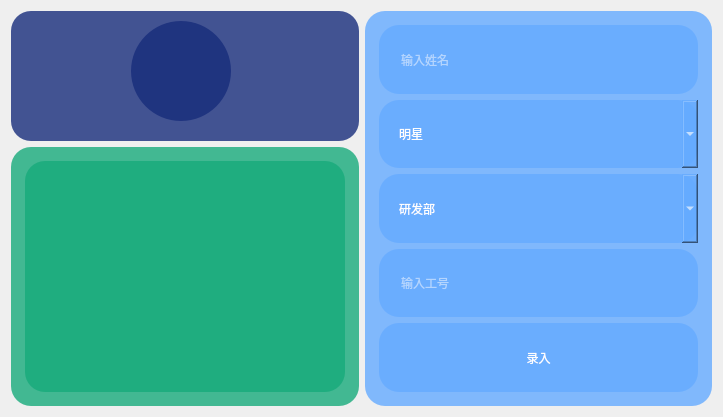
<?xml version="1.0" encoding="UTF-8"?>
<ui version="4.0">
 <class>setFaceInfo</class>
 <widget class="QWidget" name="setFaceInfo">
  <property name="geometry">
   <rect>
    <x>0</x>
    <y>0</y>
    <width>723</width>
    <height>417</height>
   </rect>
  </property>
  <property name="windowTitle">
   <string>Form</string>
  </property>
  <property name="styleSheet">
   <string notr="true"/>
  </property>
  <layout class="QHBoxLayout" name="horizontalLayout_2">
   <item>
    <layout class="QVBoxLayout" name="verticalLayout_2" stretch="2,4">
     <item>
      <widget class="QGroupBox" name="groupBox_3">
       <property name="styleSheet">
        <string notr="true">background-color: rgba(23, 44, 123,0.8);
border-radius:20px;
font: 9pt &quot;微软雅黑&quot;;
color: rgb(254, 254, 254);
padding:10px;
</string>
       </property>
       <property name="title">
        <string/>
       </property>
       <widget class="QPushButton" name="label">
        <property name="geometry">
         <rect>
          <x>120</x>
          <y>10</y>
          <width>100</width>
          <height>100</height>
         </rect>
        </property>
        <property name="minimumSize">
         <size>
          <width>100</width>
          <height>100</height>
         </size>
        </property>
        <property name="styleSheet">
         <string notr="true">border-image: url(:/image/head.png);
border-radius:50px;</string>
        </property>
        <property name="text">
         <string/>
        </property>
       </widget>
      </widget>
     </item>
     <item>
      <widget class="QGroupBox" name="groupBox_2">
       <property name="styleSheet">
        <string notr="true">background-color: rgba(23, 170, 123,0.8);
border-radius:20px;
font: 9pt &quot;微软雅黑&quot;;
color: rgb(254, 254, 254);
padding:5px;
</string>
       </property>
       <property name="title">
        <string/>
       </property>
       <layout class="QHBoxLayout" name="horizontalLayout">
        <item>
         <widget class="CameraWin" name="widget" native="true"/>
        </item>
       </layout>
      </widget>
     </item>
    </layout>
   </item>
   <item>
    <widget class="QGroupBox" name="groupBox">
     <property name="styleSheet">
      <string notr="true">background-color: rgba(100, 170, 255,0.8);
border-radius:20px;
font: 9pt &quot;微软雅黑&quot;;
color: rgb(254, 254, 254);
padding:5px;

</string>
     </property>
     <property name="title">
      <string/>
     </property>
     <layout class="QVBoxLayout" name="verticalLayout" stretch="1,1,1,1,1">
      <item>
       <widget class="QLineEdit" name="lineEdit">
        <property name="sizePolicy">
         <sizepolicy hsizetype="Preferred" vsizetype="Preferred">
          <horstretch>0</horstretch>
          <verstretch>0</verstretch>
         </sizepolicy>
        </property>
        <property name="styleSheet">
         <string notr="true">padding-left:20px;</string>
        </property>
        <property name="placeholderText">
         <string>输入姓名</string>
        </property>
       </widget>
      </item>
      <item>
       <widget class="QComboBox" name="comboBox_3">
        <property name="sizePolicy">
         <sizepolicy hsizetype="Preferred" vsizetype="Preferred">
          <horstretch>0</horstretch>
          <verstretch>0</verstretch>
         </sizepolicy>
        </property>
        <property name="styleSheet">
         <string notr="true">padding-left:20px;</string>
        </property>
        <item>
         <property name="text">
          <string>明星</string>
         </property>
        </item>
        <item>
         <property name="text">
          <string>c++工程师</string>
         </property>
        </item>
        <item>
         <property name="text">
          <string>java工程师</string>
         </property>
        </item>
        <item>
         <property name="text">
          <string>ui工程师</string>
         </property>
        </item>
        <item>
         <property name="text">
          <string>web工程师</string>
         </property>
        </item>
        <item>
         <property name="text">
          <string>会计</string>
         </property>
        </item>
        <item>
         <property name="text">
          <string>运维</string>
         </property>
        </item>
       </widget>
      </item>
      <item>
       <widget class="QComboBox" name="comboBox_4">
        <property name="sizePolicy">
         <sizepolicy hsizetype="Preferred" vsizetype="Preferred">
          <horstretch>0</horstretch>
          <verstretch>0</verstretch>
         </sizepolicy>
        </property>
        <property name="styleSheet">
         <string notr="true">padding-left:20px;</string>
        </property>
        <item>
         <property name="text">
          <string>研发部</string>
         </property>
        </item>
        <item>
         <property name="text">
          <string>其他</string>
         </property>
        </item>
        <item>
         <property name="text">
          <string>人力资源部</string>
         </property>
        </item>
        <item>
         <property name="text">
          <string>财务部</string>
         </property>
        </item>
        <item>
         <property name="text">
          <string>设计部</string>
         </property>
        </item>
       </widget>
      </item>
      <item>
       <widget class="QLineEdit" name="lineEdit_2">
        <property name="sizePolicy">
         <sizepolicy hsizetype="Preferred" vsizetype="Preferred">
          <horstretch>0</horstretch>
          <verstretch>0</verstretch>
         </sizepolicy>
        </property>
        <property name="styleSheet">
         <string notr="true">padding-left:20px;</string>
        </property>
        <property name="placeholderText">
         <string>输入工号</string>
        </property>
       </widget>
      </item>
      <item>
       <widget class="butPressedEvent" name="send_post_but">
        <property name="sizePolicy">
         <sizepolicy hsizetype="Preferred" vsizetype="Preferred">
          <horstretch>0</horstretch>
          <verstretch>0</verstretch>
         </sizepolicy>
        </property>
        <property name="text">
         <string>录入</string>
        </property>
       </widget>
      </item>
     </layout>
    </widget>
   </item>
  </layout>
 </widget>
 <customwidgets>
  <customwidget>
   <class>butPressedEvent</class>
   <extends>QPushButton</extends>
   <header location="global">butpressedevent.h</header>
  </customwidget>
  <customwidget>
   <class>CameraWin</class>
   <extends>QWidget</extends>
   <header location="global">camerawin.h</header>
   <container>1</container>
  </customwidget>
 </customwidgets>
 <resources/>
 <connections/>
</ui>
